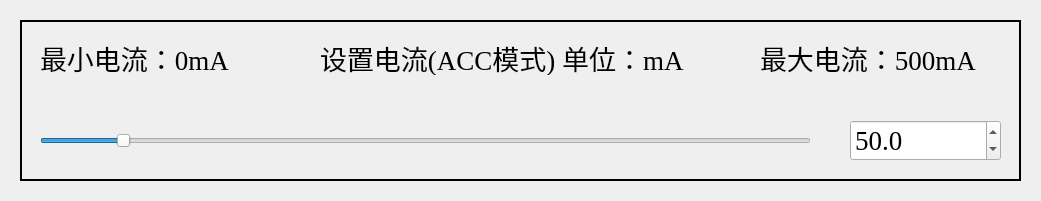
       <widget class="QWidget" name="widgetSetCurSetEDFA_3" native="true">
        <property name="geometry">
         <rect>
          <x>40</x>
          <y>440</y>
          <width>1041</width>
          <height>201</height>
         </rect>
        </property>
        <widget class="QLabel" name="labelBgCurSetEDFA_3">
         <property name="geometry">
          <rect>
           <x>20</x>
           <y>20</y>
           <width>1001</width>
           <height>161</height>
          </rect>
         </property>
         <property name="frameShape">
          <enum>QFrame::WinPanel</enum>
         </property>
         <property name="text">
          <string/>
         </property>
        </widget>
        <widget class="QSlider" name="horizontalSliderCurSetEDFA_3">
         <property name="geometry">
          <rect>
           <x>40</x>
           <y>120</y>
           <width>771</width>
           <height>41</height>
          </rect>
         </property>
         <property name="minimum">
          <number>0</number>
         </property>
         <property name="maximum">
          <number>5000</number>
         </property>
         <property name="singleStep">
          <number>1</number>
         </property>
         <property name="pageStep">
          <number>10</number>
         </property>
         <property name="value">
          <number>500</number>
         </property>
         <property name="orientation">
          <enum>Qt::Horizontal</enum>
         </property>
        </widget>
        <widget class="QLabel" name="labelSetCurSetEDFA_3">
         <property name="geometry">
          <rect>
           <x>320</x>
           <y>40</y>
           <width>391</width>
           <height>35</height>
          </rect>
         </property>
         <property name="sizePolicy">
          <sizepolicy hsizetype="Ignored" vsizetype="Ignored">
           <horstretch>0</horstretch>
           <verstretch>0</verstretch>
          </sizepolicy>
         </property>
         <property name="font">
          <font>
           <family>Times New Roman</family>
           <pointsize>20</pointsize>
          </font>
         </property>
         <property name="text">
          <string>设置电流(ACC模式) 单位：mA</string>
         </property>
        </widget>
        <widget class="QDoubleSpinBox" name="doubleSpinBoxCurSetEDFA_3">
         <property name="geometry">
          <rect>
           <x>850</x>
           <y>120</y>
           <width>151</width>
           <height>41</height>
          </rect>
         </property>
         <property name="sizePolicy">
          <sizepolicy hsizetype="Ignored" vsizetype="Ignored">
           <horstretch>0</horstretch>
           <verstretch>0</verstretch>
          </sizepolicy>
         </property>
         <property name="font">
          <font>
           <family>Times New Roman</family>
           <pointsize>20</pointsize>
          </font>
         </property>
         <property name="decimals">
          <number>1</number>
         </property>
         <property name="minimum">
          <double>0.000000000000000</double>
         </property>
         <property name="maximum">
          <double>500.000000000000000</double>
         </property>
         <property name="singleStep">
          <double>0.100000000000000</double>
         </property>
         <property name="value">
          <double>50.000000000000000</double>
         </property>
        </widget>
        <widget class="QLabel" name="labelHintMaxCurSetEDFA_3">
         <property name="geometry">
          <rect>
           <x>760</x>
           <y>40</y>
           <width>231</width>
           <height>35</height>
          </rect>
         </property>
         <property name="sizePolicy">
          <sizepolicy hsizetype="Ignored" vsizetype="Ignored">
           <horstretch>0</horstretch>
           <verstretch>0</verstretch>
          </sizepolicy>
         </property>
         <property name="font">
          <font>
           <family>Times New Roman</family>
           <pointsize>20</pointsize>
          </font>
         </property>
         <property name="text">
          <string>最大电流：500mA</string>
         </property>
        </widget>
        <widget class="QLabel" name="labelHintMinCurSetEDFA_3">
         <property name="geometry">
          <rect>
           <x>40</x>
           <y>40</y>
           <width>231</width>
           <height>35</height>
          </rect>
         </property>
         <property name="sizePolicy">
          <sizepolicy hsizetype="Ignored" vsizetype="Ignored">
           <horstretch>0</horstretch>
           <verstretch>0</verstretch>
          </sizepolicy>
         </property>
         <property name="font">
          <font>
           <family>Times New Roman</family>
           <pointsize>20</pointsize>
          </font>
         </property>
         <property name="text">
          <string>最小电流：0mA</string>
         </property>
        </widget>
       </widget>
